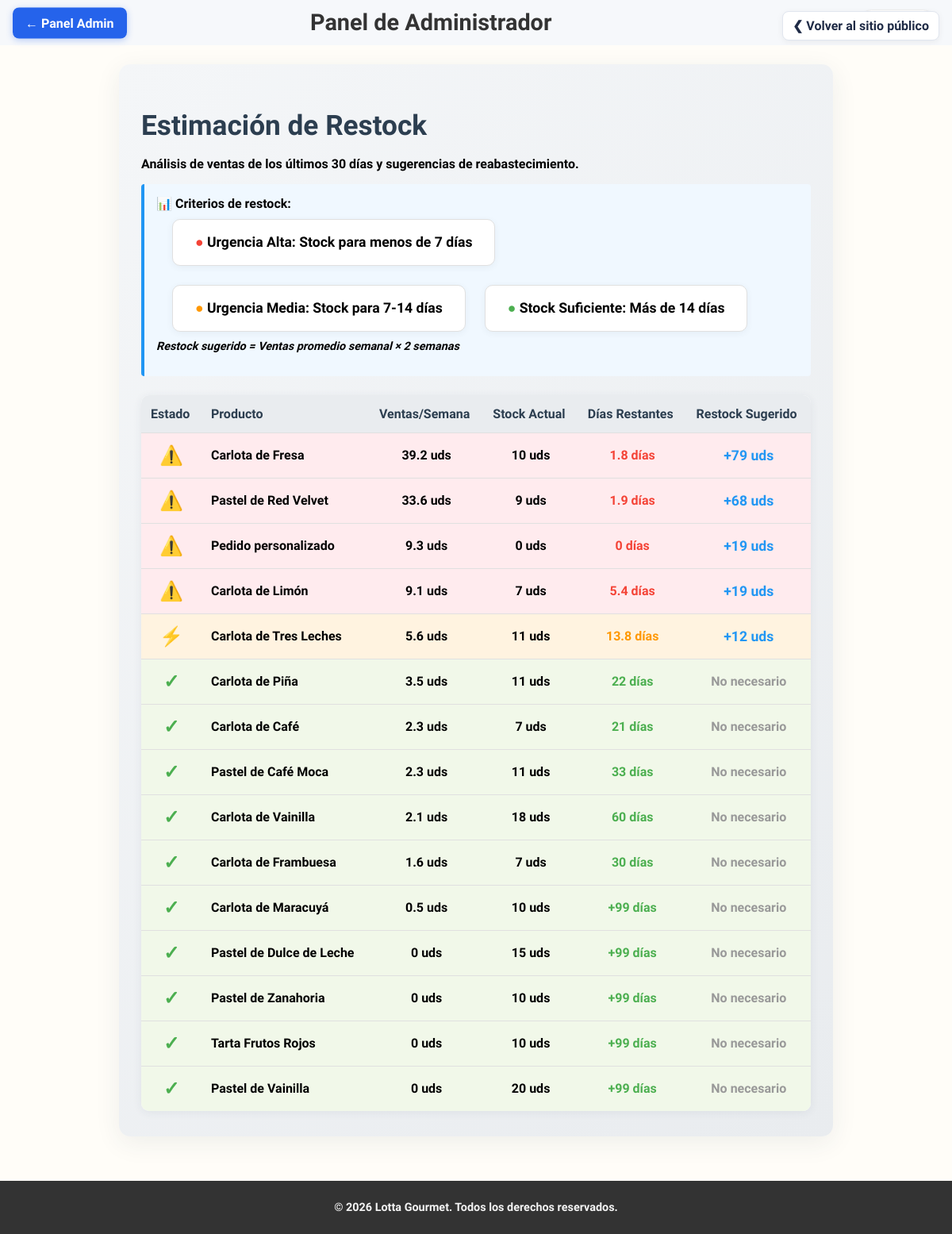
The page /admin/restock (signed in) on the database as committed earlier.
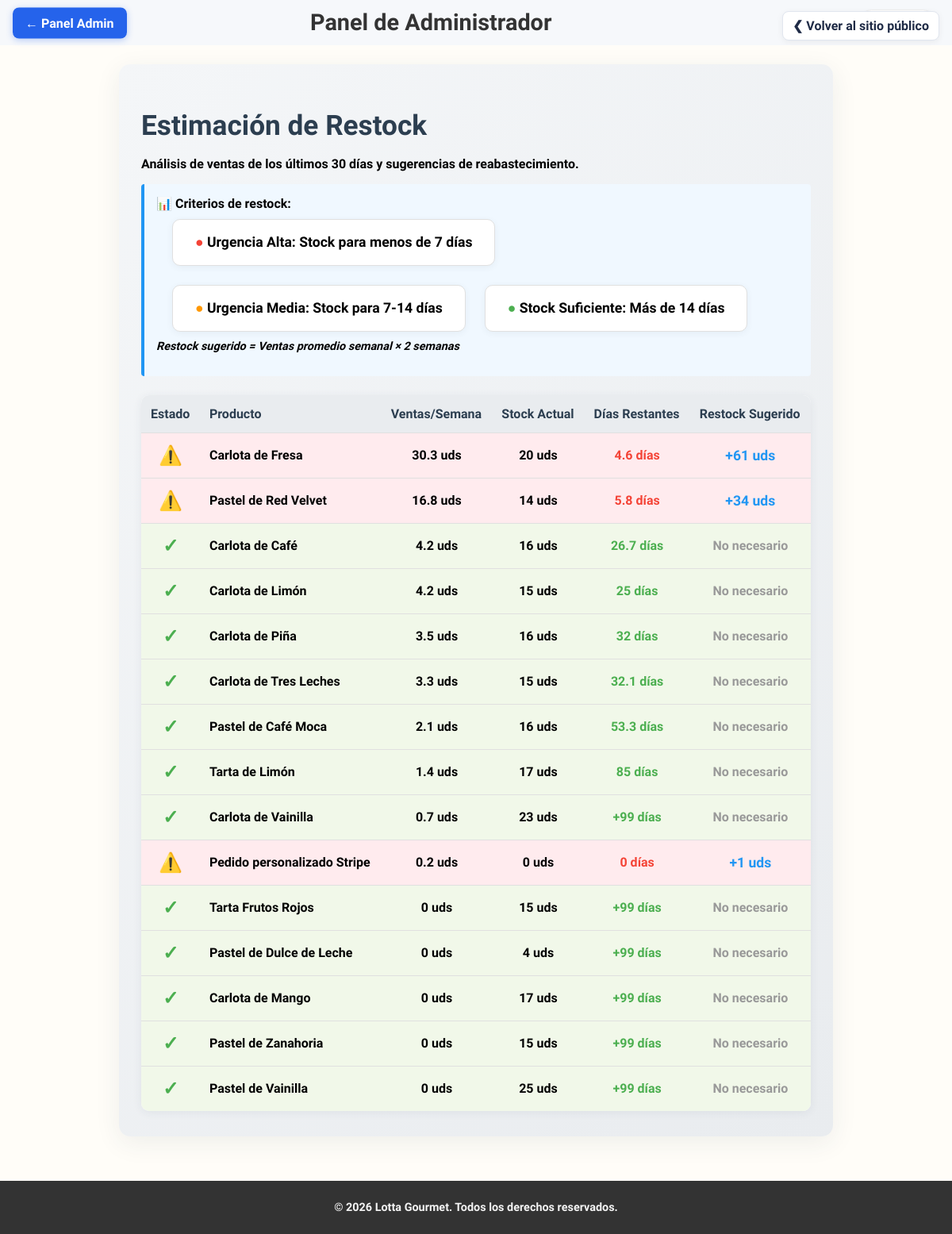
The same page on the database as committed later.
### tables this page shows
CREATE TABLE `productos` (
  `id_producto` int(11) NOT NULL,
  `nombre` varchar(255) NOT NULL,
  `descripcion` text DEFAULT NULL,
  `precio` decimal(10,2) NOT NULL,
  `stock` int(11) NOT NULL,
  `imagen` varchar(255) DEFAULT NULL,
  `en_promocion` tinyint(1) NOT NULL DEFAULT 0,
  `precio_oferta` decimal(10,2) DEFAULT NULL
);

### Controller/AdminController.php (called while the page is built, shortened)
<?php
class AdminController {
    public function restock() {
        $database = new Database();
        $db = $database->getConnection();
        $db->exec("SET NAMES 'utf8mb4'");
        $query = "SELECT
                    p.id_producto,
                    p.nombre,
                    p.stock,
                    COALESCE(SUM(cd.cantidad), 0) as total_vendido_compras,
                    COALESCE(SUM(dp.cantidad), 0) as total_vendido_pedidos,
                    (COALESCE(SUM(cd.cantidad), 0) + COALESCE(SUM(dp.cantidad), 0)) as total_vendido
                FROM productos p
                LEFT JOIN compra_detalles cd ON p.id_producto = cd.id_producto
                LEFT JOIN compras c ON cd.id_compra = c.id_compra AND c.fecha >= DATE_SUB(NOW(), INTERVAL 30 DAY)
                LEFT JOIN detalle_pedidos dp ON p.id_producto = dp.id_producto
                LEFT JOIN pedidos pe ON dp.id_pedido = pe.id_pedido AND pe.fecha >= DATE_SUB(NOW(), INTERVAL 30 DAY)
                WHERE (en_promocion = 0 OR en_promocion IS NULL)
                GROUP BY p.id_producto, p.nombre, p.stock
                ORDER BY total_vendido DESC";
        $stmt = $db->prepare($query);
        $stmt->execute();
        $productos = $stmt->fetchAll(PDO::FETCH_ASSOC);
        require_once 'View/plantillas/header.php';
        require_once 'View/paginas/admin_restock.php';
        require_once 'View/plantillas/footer.php';
    }
}

### View/paginas/admin_restock.php (the view, shortened to what the changed rows need)
<main class="contenido-principal">
    <div class="admin-panel">
        <h1>Estimación de Restock</h1>
        <?php if (empty($productos)): ?>
            <p style="text-align: center; padding: 40px; color: #666;">
                No hay datos de ventas disponibles.
            </p>
        <?php else: ?>
            <table class="admin-table">
                <thead>
                    <tr>
                        <th>Estado</th>
                        <th>Producto</th>
                        <th>Ventas/Semana</th>
                        <th>Stock Actual</th>
                        <th>Días Restantes</th>
                        <th>Restock Sugerido</th>
                    </tr>
                </thead>
                <tbody>
                    <?php foreach ($productos as $prod): ?>
                        <tr style="background-color: <?= $prod['nivel_urgencia'] === 'alto' ? '#ffebee' : ($prod['nivel_urgencia'] === 'medio' ? '#fff3e0' : '#f1f8e9') ?>;">
                            <td style="text-align: center; font-size: 1.5em;">
                                <?php if ($prod['nivel_urgencia'] === 'alto'): ?>
                                    <span style="color: #f44336;" title="Urgencia Alta">⚠️</span>
                                <?php elseif ($prod['nivel_urgencia'] === 'medio'): ?>
                                    <span style="color: #ff9800;" title="Urgencia Media">⚡</span>
                                <?php else: ?>
                                    <span style="color: #4caf50;" title="Stock Suficiente">✓</span>
                                <?php endif; ?>
                            </td>
                            <td><strong><?= htmlspecialchars($prod['nombre']) ?></strong></td>
                            <td style="text-align: center;"><?= $prod['ventas_semana'] ?> uds</td>
                            <td style="text-align: center;">
                                <strong><?= $prod['stock'] ?></strong> uds
                            </td>
                            <td style="text-align: center;">
                                <?php if ($prod['dias_restantes'] > 99): ?>
                                    <span style="color: #4caf50;">+99 días</span>
                                <?php else: ?>
                                    <span style="color: <?= $prod['nivel_urgencia'] === 'alto' ? '#f44336' : ($prod['nivel_urgencia'] === 'medio' ? '#ff9800' : '#4caf50') ?>;">
                                        <?= $prod['dias_restantes'] ?> días
                                    </span>
                                <?php endif; ?>
                            </td>
                            <td style="text-align: center;">
                                <?php if ($prod['restock_sugerido'] > 0): ?>
                                    <strong style="color: #2196F3; font-size: 1.1em;">
                                        +<?= $prod['restock_sugerido'] ?> uds
                                    </strong>
                                <?php else: ?>
                                    <span style="color: #999;">No necesario</span>
                                <?php endif; ?>
                            </td>
                        </tr>
                    <?php endforeach; ?>
                </tbody>
            </table>
        <?php endif; ?>
    </div>
</main>

Rows that differ between the two databases and show on the page:
no longer on this page (row edited): productos: nombre "Carlota de Frambuesa", ventas_semana "1.6", stock "7", dias_restantes "30", shows "No necesario"
no longer on this page (row edited): productos: nombre "Carlota de Maracuyá", ventas_semana "0.5", stock "10", shows "+99 días", shows "No necesario"
changed productos "Carlota de Fresa": ventas_semana "39.2" → "30.3"; stock "10" → "20"; dias_restantes "1.8" → "4.6"; restock_sugerido "79" → "61"
changed productos "Pastel de Red Velvet": ventas_semana "33.6" → "16.8"; stock "9" → "14"; dias_restantes "1.9" → "5.8"; restock_sugerido "68" → "34"
changed productos "Carlota de Café": ventas_semana "2.3" → "4.2"; stock "7" → "16"; dias_restantes "21" → "26.7"; moves up the list
changed productos "Carlota de Limón": ventas_semana "9.1" → "4.2"; stock "7" → "15"; dias_restantes "5.4" → "25"; restock_sugerido "19" → (not shown); text "⚠️ + uds" → "✓ No necesario"
changed productos "Carlota de Piña": stock "11" → "16"; dias_restantes "22" → "32"; moves up the list
changed productos "Carlota de Tres Leches": ventas_semana "5.6" → "3.3"; stock "11" → "15"; dias_restantes "13.8" → "32.1"; restock_sugerido "12" → (not shown); text "⚡ + uds" → "✓ No necesario"
changed productos "Pastel de Café Moca": ventas_semana "2.3" → "2.1"; stock "11" → "16"; dias_restantes "33" → "53.3"
now on this page (row edited): productos: nombre "Tarta de Limón", ventas_semana "1.4", stock "17", dias_restantes "85", shows "No necesario"
changed productos "Carlota de Vainilla": ventas_semana "2.1" → "0.7"; stock "18" → "23"; dias_restantes "60" → (not shown); text "días" → "+99 días"
changed productos: nombre "Pedido personalizado" → "Pedido personalizado Stripe"; ventas_semana "9.3" → "0.2"; restock_sugerido "19" → "1"; moves down the list
changed productos "Tarta Frutos Rojos": stock "10" → "15"; moves up the list
changed productos "Pastel de Dulce de Leche": stock "15" → "4"
now on this page (row edited): productos: nombre "Carlota de Mango", ventas_semana "0", stock "17", shows "+99 días", shows "No necesario"
changed productos "Pastel de Zanahoria": stock "10" → "15"
changed productos "Pastel de Vainilla": stock "20" → "25"
